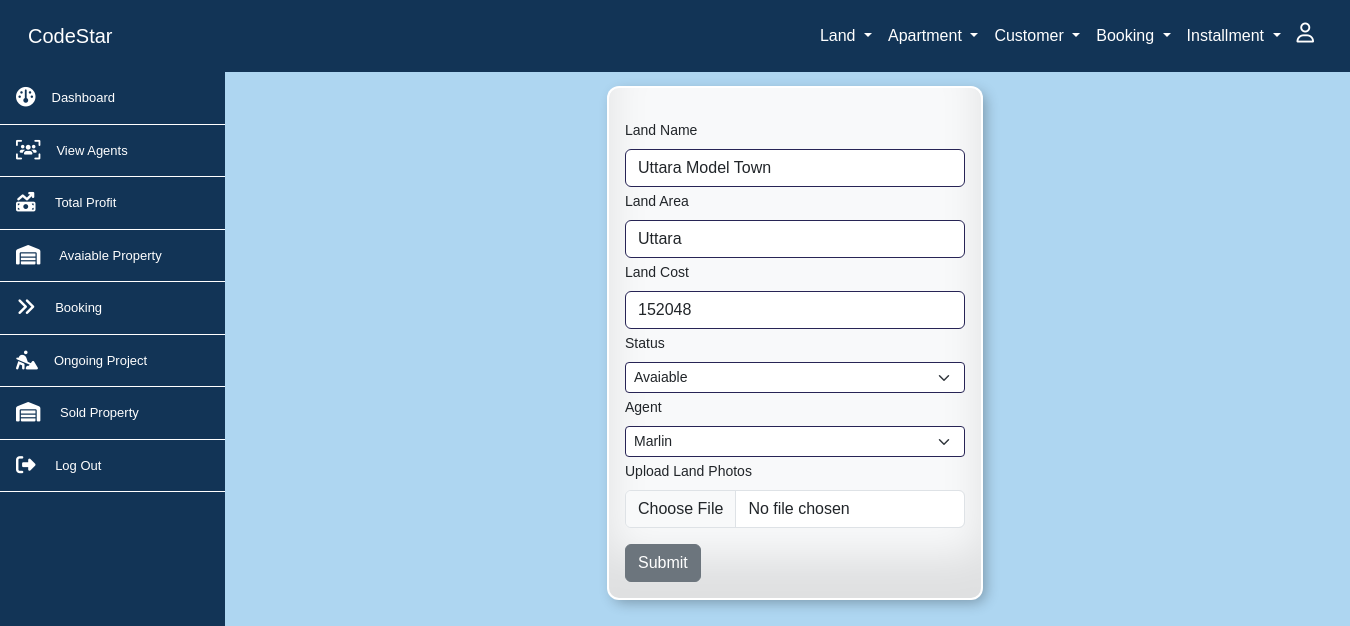
/pages/land/updatedata.php?id=9 (signed in), run on the app's committed database.
### tables this page shows
CREATE TABLE `land` (
  `land_id` int NOT NULL,
  `land_name` varchar(255) DEFAULT NULL,
  `land_area` varchar(255) DEFAULT NULL,
  `land_cost` decimal(10,0) DEFAULT NULL,
  `land_agent_id` int DEFAULT NULL,
  `land_img` varchar(255) DEFAULT NULL,
  `ls_id` int DEFAULT NULL,
  `lme` varchar(55) NOT NULL
);

CREATE TABLE `land_status` (
  `ls_id` int NOT NULL,
  `is_name` varchar(255) DEFAULT NULL
);

CREATE TABLE `land_agent` (
  `land_agent_id` int NOT NULL,
  `land_agent_name` varchar(255) DEFAULT NULL,
  `land_agent_contact` varchar(55) DEFAULT NULL,
  `land_agent_location` int DEFAULT NULL,
  `agent_img` varchar(255) DEFAULT NULL,
  `user_id` int NOT NULL,
  `password` varchar(11) NOT NULL,
  `user_name` varchar(50) NOT NULL
);

### pages/land/updatedata.php (the view, shortened to what this page needs)
<?php include('../../includes/conf.php');
    $userid = $_GET['id'];
    $sql = "SELECT * FROM land where land_id = $userid";
    $result = $conn->query($sql);
    $row = $result->fetch_assoc();
?>
<div class="col-md-12 container d-flex justify-content-center bg">
  <div class="col-md-4">
  <form method="post" class="col-md-12 bg-light mt-3 pdiv" enctype="multipart/form-data">
  <div class="p-3">
  <div>
      <label for="land" class="form-label mt-3">Land Name</label>
      <input type="text" class="form-control mb-1 in" id="land" name="lname" value="<?= $row['land_name']?>">
    </div>
    <div >
      <label for="larea" class="form-label">Land Area</label>
      <input type="text" class="form-control mb-1 in" id="larea" name="larea" value="<?= $row['land_area']?>">
    </div>
    <div >
      <label for="larea" class="form-label">Land Cost</label>
      <input type="text" class="form-control mb-1 in" id="larea" name="lcost" value="<?= $row['land_cost']?>">
    </div>
    <div >
    <label for="larea" class="form-label">Status</label>
      <select class="form-select form-select-sm in mb-1" name="status" aria-label=".form-select-sm example">
        <?php
         $sql = "SELECT * FROM land_status limit 2";
         $result = $conn->query($sql);
         while ($rows = $result->fetch_assoc()) {
        ?>
          <option value= "<?=$rows['ls_id'];?>" <?php if($rows['ls_id']==$row['ls_id']){echo 'selected';}?>><?php echo$rows['is_name'];?></option>
          <?php }?>
      </select>
    </div>
    <div >
    <label for="larea" class="form-label">Agent</label>
      <select class="form-select form-select-sm in mb-1" name="agent" aria-label=".form-select-sm example">
        <?php
         $sql = "SELECT * FROM land_agent";
         $result = $conn->query($sql);
         while ($rows = $result->fetch_assoc()) {
        ?>
          <option value= "<?= $rows['land_agent_id'];?>" <?php if($rows['land_agent_id']==$row['land_agent_id']){echo 'selected';};?>>
          <?php echo$rows['land_agent_name'];?>
        </option>
          <?php }?>
      </select>
    </div>
    <div class="mb-3">
      <label for="formFile" class="form-label">Upload Land Photos</label>
      <input class="form-control" type="file" id="formFile" name='pic'>
  </div>
  <input type="submit" class="btn btn-secondary" name="sub">
  </form>
</div>
</div>

### data on the page
land: lname "Uttara Model Town", larea "Uttara", lcost "152048", status "Avaiable", agent "Marlin"
